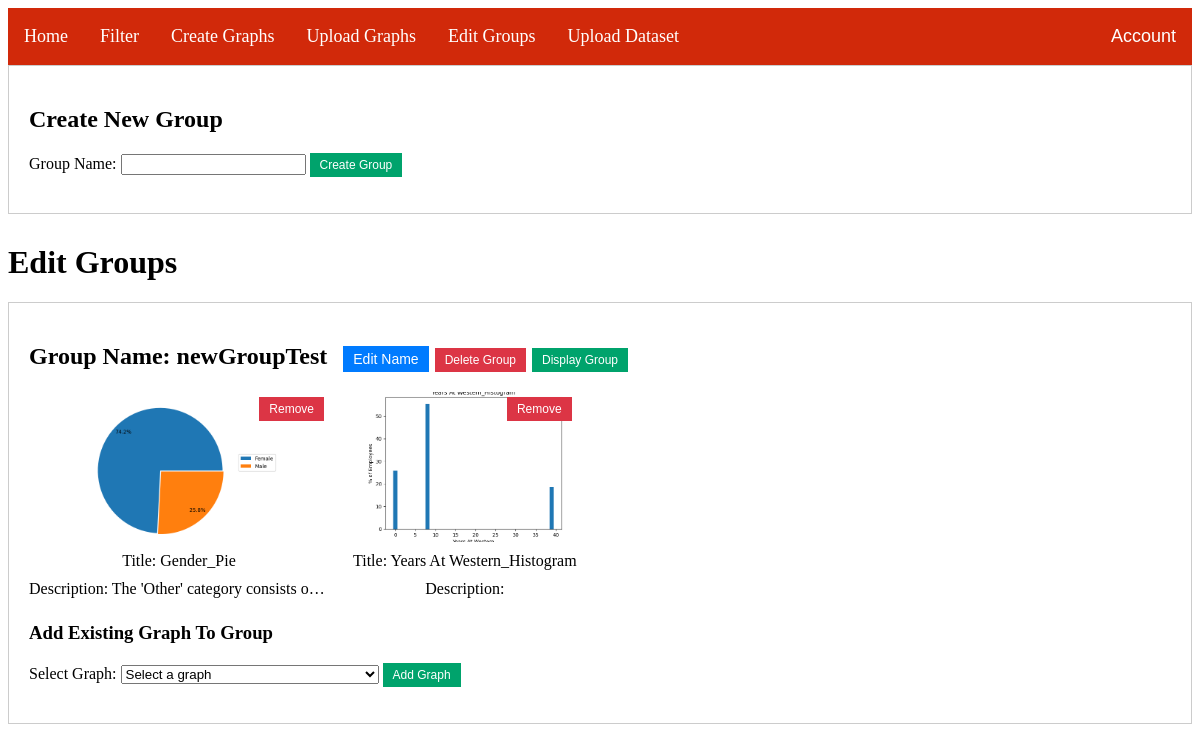
/editGroups (signed in), run on the app's committed database.
### main.py (models this page shows)
class GraphGroup(db.Model):
    __tablename__ = 'graphgroup'
    id = db.Column(db.Integer, primary_key=True)
    group_name = db.Column(db.String(100))
    currently_displayed = db.Column(db.Boolean, default=False, nullable=False)
    graphs = db.relationship('Graphs', backref='GraphGroup', lazy='dynamic')

class Graphs(db.Model):
    id = db.Column(db.Integer, primary_key=True)
    path = db.Column(db.String(100), nullable=False)
    title = db.Column(db.String(50), nullable=False)
    description = db.Column(db.String(250), nullable=True)
    type = db.Column(db.String(20))
    useQuantity = db.Column(db.Boolean, default=False)
    currently_displayed = db.Column(db.Boolean, default=False, nullable=False)
    group_id = db.Column(db.Integer, db.ForeignKey('graphgroup.id'), nullable=True)

### main.py (the view)
@app.route("/editGroups", methods=['GET', 'POST'])
@login_required
def editGroups():
    graphs_by_group = GraphGroup.query.all()
    available_graphs = Graphs.query.filter(~Graphs.id.in_(
        db.session.query(Graphs.id)
        .join(Graphs.GraphGroup)
        .filter(GraphGroup.id == GraphGroup.id)
    )).all()
    return render_template('editGroups.html', graphGroups=graphs_by_group, available_graphs=available_graphs)

### main.py (called while the page is built)
@login_manager.user_loader
def load_user(uid):
    return User.query.get(uid)

### templates/editGroups.html (shortened to what this page needs)
{% extends 'base.html' %}
{% block content %}
<head>
</head>
<body>
    <div class="group-container">
        <h2>Create New Group</h2>
        <form action="{{ url_for('createGroup') }}" method="post">
            <label for="new_group_name">Group Name:</label>
            <input type="text" id="new_group_name" name="new_group_name" required>
            <button type="submit" class="create-group-button">Create Group</button>
        </form>
    </div>
    <h1>Edit Groups</h1>
    {% for group in graphGroups %}
    <div class="group-container" data-group-id="{{ group.id }}">
        <h2>Group Name: {{ group.group_name }}
            <button class="edit-button">Edit Name</button>
            <button class="delete-button">Delete Group</button>
            {% if group.currently_displayed %} <button class="remove-display-group-button">Remove Group From Display</button>
            {% else %} <button class="display-group-button">Display Group</button> {% endif %}
        </h2>
        {% for graph in group.graphs %}
        <div class="graph-container" data-graph-id="{{ graph.id }}">
            <img src="{{ graph.path }}" class="thumbnail-img">
            <div class="title-container">Title: {{ graph.title }}</div>
            <div class="description-container">Description: {{ graph.description }}</div>
            <button class="remove-button">Remove</button>
        </div>
        {% endfor %}
        <div class="add-graph-section">
            <h3>Add Existing Graph To Group</h3>
            <form action="{{ url_for('add_graph_to_group', group_id=group.id) }}" method="post">
                <label for="available_graphs">Select Graph:</label>
                <select id="available_graphs" name="available_graphs" required>
                    <option value="">Select a graph</option>
                </select>
                <button type="submit" class="add-graph-button">Add Graph</button>
            </form>
        </div>
    </div>
    {% endfor %}
</body>
{% endblock %}

### templates/editGroups.html (style rules this page uses)
.group-container { border: 1px solid #ccc; padding: 20px; margin-bottom: 30px; }
.graph-container { display: inline-block; margin-right: 20px; text-align: center; position: relative; width: fit-content; }
.thumbnail-img { width: 200px; height: 150px; object-fit: cover; }
.title-container, .description-container { margin-top: 10px; }
.remove-button { position: absolute; top: 5px; right: 5px; background-color: #dc3545; color: white; border: none; padding: 5px 10px; font-size: 12px; cursor: pointer; }
.edit-button { margin-left: 10px; background-color: #007bff; color: white; border: none; padding: 5px 10px; font-size: 14px; cursor: pointer; }
.add-graph-section { margin-top: 20px; }
.description-container { max-width: 300px; white-space: nowrap; overflow: hidden; text-overflow: ellipsis; }
.delete-button { background-color: #dc3545; color: white; border: none; padding: 5px 10px; font-size: 12px; cursor: pointer; }
.display-group-button { position: center; top: 5px; background-color: #00A36C; color: white; border: none; padding: 5px 10px; font-size: 12px; cursor: pointer; }
.add-graph-button, .create-group-button { background-color: #00A36C; color: white; border: none; padding: 5px 10px; font-size: 12px; cursor: pointer; }

### data on the page
GraphGroup: group_name "newGroupTest", currently_displayed "Display Group"
Graphs: path (picture), title "Gender_Pie", description "The 'Other' category consists o…"
Graphs: path (picture), title "Years At Western_Histogram"
